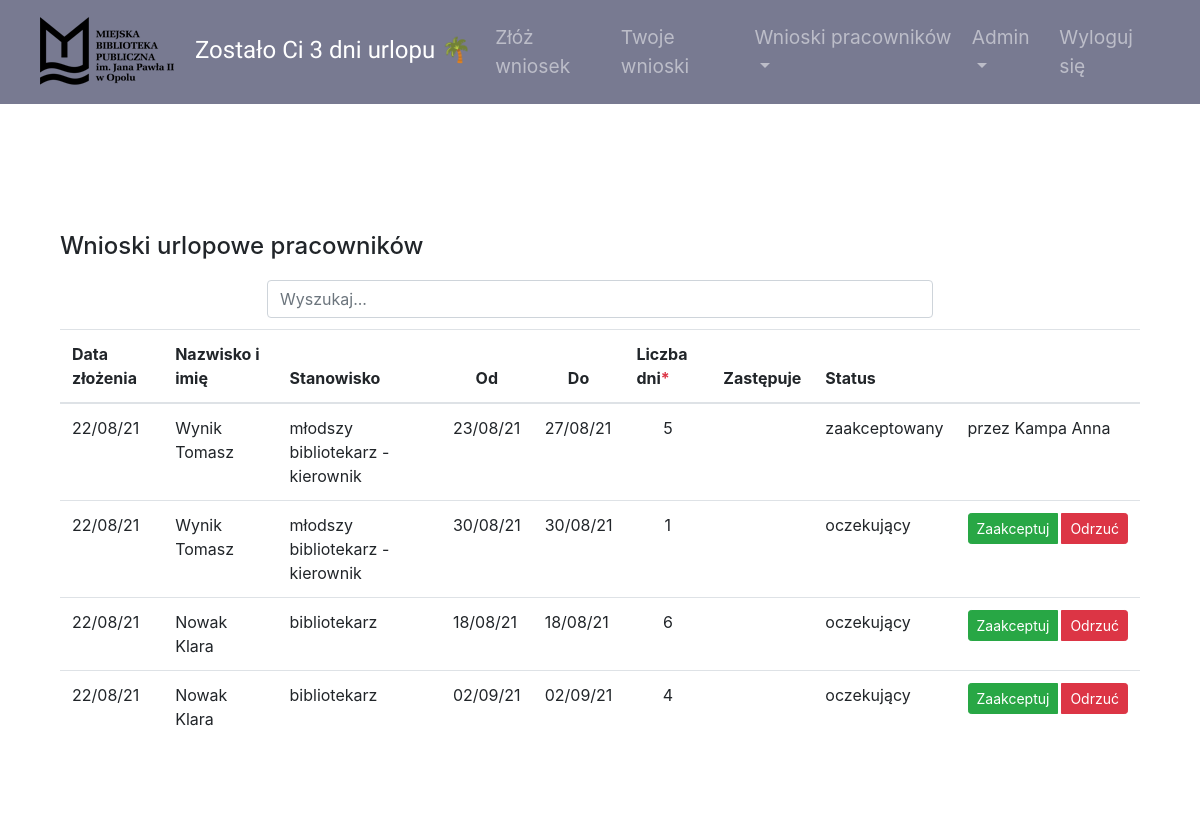
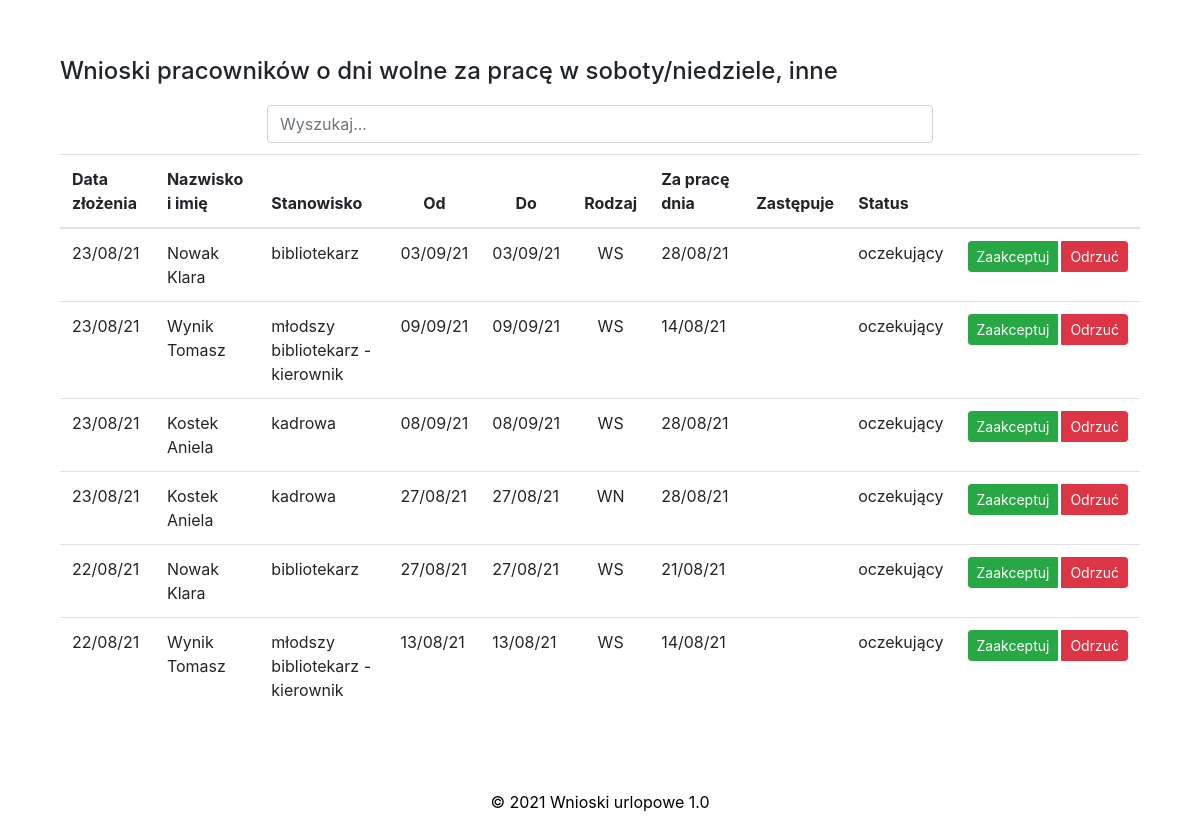
Before: /requests_all (signed in) with the older database file (2 pictures, top to bottom).
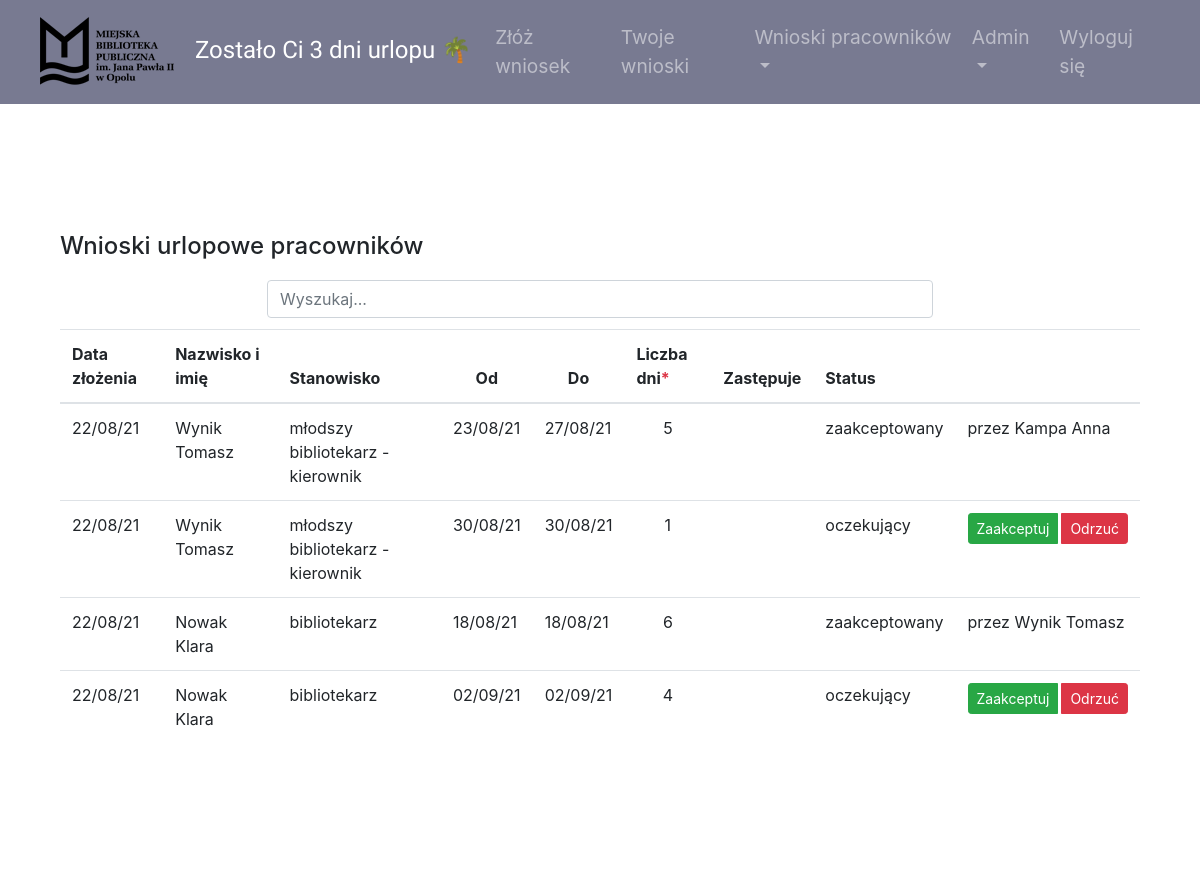
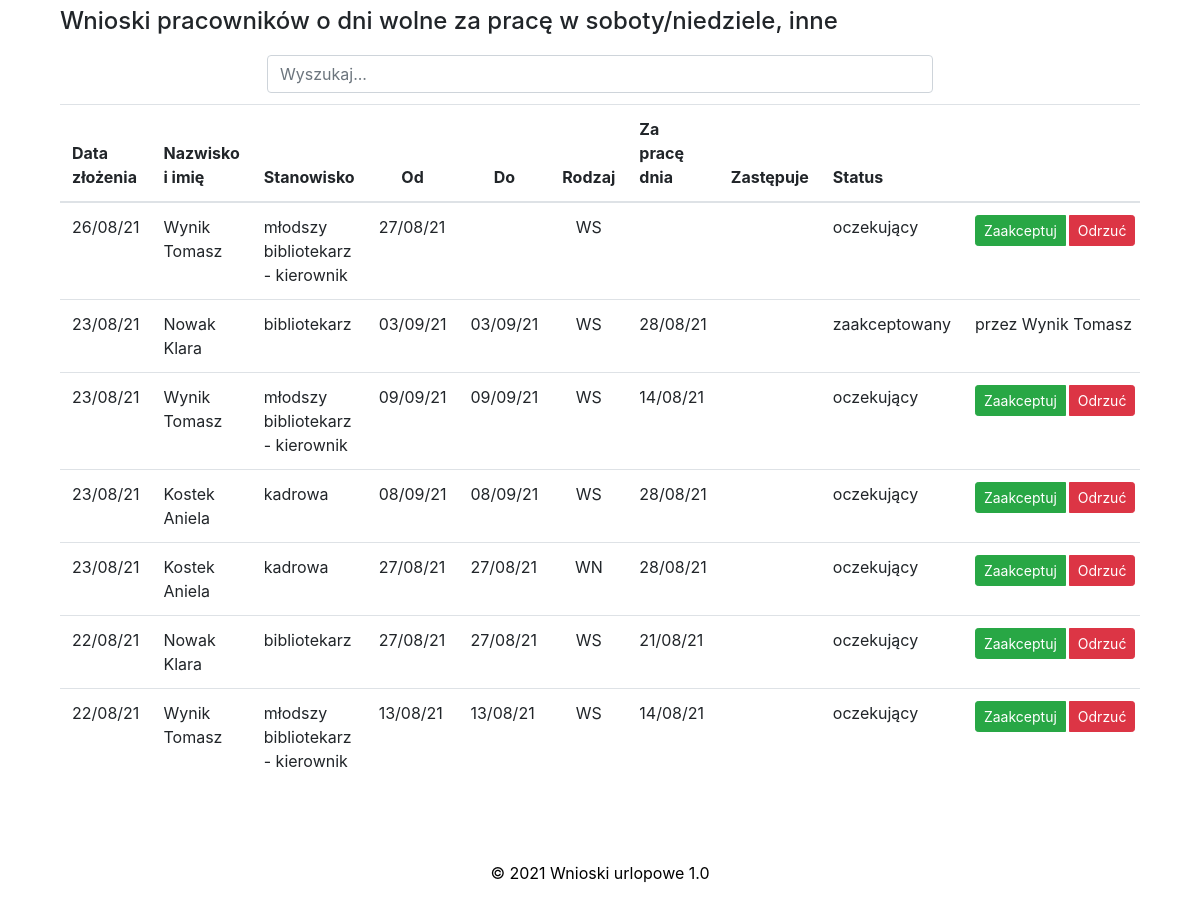
After: the same page with the newer database file (2 pictures, top to bottom).
### main.py (models this page shows, shortened)
class Employee(UserMixin, db.Model):
    __tablename__ = "employees"
    id = db.Column(db.Integer, primary_key=True)
    name = db.Column(db.String(50), unique=False, nullable=False)
    login = db.Column(db.String(10), unique=True, nullable=False)
    password = db.Column(db.String(100))
    position = db.Column(db.String(50), unique=False)
    position_info = db.Column(db.String(20))
    work_place = db.Column(db.String)
    is_manager = db.Column(db.String(3), nullable=False)
    is_topmanager = db.Column(db.String(3), nullable=False)
    work_time = db.Column(db.Float, unique=False, nullable=False)
    email = db.Column(db.String)
    days_off = db.Column(db.Integer, nullable=False)
    annual_days_off = db.Column(db.Integer)
    contract_end = db.Column(db.String)
    requests = relationship("Request", back_populates="author")
    sickleaves = relationship("SickLeave", back_populates="person")
    manager_id = db.Column(db.Integer, db.ForeignKey("employees.id"))
    manager = relationship("Employee", backref='subordinates', remote_side="Employee.id")
    today_note = db.Column(db.String(20))
    additional_info = db.Column(db.String)

class Request(db.Model):
    __tablename__ = "requests"
    id = db.Column(db.Integer, primary_key=True)
    author_id = db.Column(db.Integer, db.ForeignKey("employees.id"))
    author = relationship("Employee", back_populates="requests")
    type = db.Column(db.String(250), nullable=False)
    work_date = db.Column(db.String(250))
    send_date = db.Column(db.String(250), nullable=False)
    start_date = db.Column(db.String(250), nullable=False)
    end_date = db.Column(db.String(250))
    days = db.Column(db.Integer)
    status = db.Column(db.String(15))
    substitute = db.Column(db.String(50), nullable=True)
    send_to_person = db.Column(db.String(50))
    signed_by = db.Column(db.String(50))

### main.py (the view)
@app.route("/requests_all")
@admin_only
def requests_all():
    employees_requests_others = db.session.query(Request).filter(
        (Request.type == 'WS') | (Request.type == 'WN') | (Request.type == "DW")).order_by(
        desc(Request.send_date)).all()
    employees_requests_holiday = db.session.query(Request).filter(Request.type == "W").order_by(
        desc(Request.send_date)).all()
    return render_template("requests_all.html", employees_requests_holiday=employees_requests_holiday,
                           employees_requests_others=employees_requests_others)

### main.py (called while the page is built)
@login_manager.user_loader
def load_user(employee_id):
    return Employee.query.get(int(employee_id))

def admin_only(f):
    @wraps(f)
    def decorated_function(*args, **kwargs):
        if current_user.login not in ADMIN_LOGIN:
            return abort(403)
        return f(*args, **kwargs)
    return decorated_function

### templates/requests_all.html (shortened to what this page needs)
{% include 'header.html' %}
<section class="page-section" id="holiday">
    <br>
    <br>
    <div class="wnioski" >
<br>
        <h4 >Wnioski urlopowe pracowników</h4>
        <div class="row">
    <input class="form-control col search" id="myInput1" type="text" placeholder="Wyszukaj...">
            </div>
        <table class="table js-serial table-responsive ">
            <thead>
            <tr>
                <th scope="col">Data złożenia</th>
                <th scope="col">Nazwisko i imię</th>
                <th scope="col">Stanowisko</th>
                <th class="text-center" scope="col">Od</th>
                <th class="text-center" scope="col">Do</th>
                <th scope="col">Liczba dni<span class="text-danger">*</span></th>
                <th scope="col">Zastępuje</th>
                <th scope="col">Status</th>
                <th scope="col"></th>
            </tr>
            </thead>
            <tbody id="myTable1">
            {% for request in employees_requests_holiday %}
            <tr>
                <td>{{request.send_date}}</td>
                <td>{{request.author.name}}</td>
                <td>{{request.author.position}}</td>
                <td>{{request.start_date}}</td>
                <td>{{request.end_date}}</td>
                <td class="text-center">{{request.days}}</td>
                <td>{{request.substitute}}</td>
                <td>{{request.status}}</td>
                {% if request.status=="oczekujący" %}
                <td>
                    <div class="btn-group btn-group-sm">
                        <a href="{{url_for('accept_request', manager_id=current_user.id, request_id=request.id)}}" role="button" class="btn btn-success mr-1  ">Zaakceptuj</a>
                        <a href="{{url_for('reject_request', manager_id=current_user.id, request_id=request.id)}}" role="button" class="btn btn-danger">Odrzuć</a>
                    </div>
                </td>
                {%else%}
                 <td>przez {{request.signed_by}}</td>
                {% endif %}
            </tr>
            {% endfor %}
            </tbody>
        </table>
    </div>
    </section>
<section class="page-section" id="saturday">
    <br>
    <br>
    <div class="wnioski" >
        <h4 >Wnioski pracowników o dni wolne za pracę w soboty/niedziele, inne</h4>
        <div class="row">
<input class="form-control col search" id="myInput2" type="text" placeholder="Wyszukaj...">
        </div>
        <table class="table js-serial table-responsive">
            <thead>
            <tr>
                <th scope="col">Data złożenia</th>
                <th scope="col">Nazwisko i imię</th>
                <th scope="col">Stanowisko</th>
                <th class="text-center" scope="col">Od</th>
                <th class="text-center" scope="col">Do</th>
                <th scope="col">Rodzaj</th>
                <th scope="col">Za pracę dnia</th>
                <th scope="col">Zastępuje</th>
                <th scope="col">Status</th>
                <th scope="col"></th>
            </tr>
            </thead>
            <tbody id="myTable2">
            {% for request in employees_requests_others %}
            <tr>
                <td class="search">{{request.send_date}}</td>
                <td>{{request.author.name}}</td>
                <td>{{request.author.position}}</td>
                <td class="search">{{request.start_date}}</td>
                <td class="search">{{request.end_date}}</td>
                <td class="text-center">{{request.type}}</td>
                <td>{{request.work_date}}</td>
                <td>{{request.substitute}}</td>
                <td class="search">{{request.status}}</td>
                {% if request.status=="oczekujący" %}
                <td id="action_others">
                    <div class="btn-group btn-group-sm">
                         <a href="{{url_for('accept_request', manager_id=current_user.id, request_id=request.id)}}" role="button" class="btn btn-success mr-1  ">Zaakceptuj</a>
                        <a href="{{url_for('reject_request', manager_id=current_user.id, request_id=request.id)}}" role="button" class="btn btn-danger">Odrzuć</a>
                    </div>
                </td>
                {% else %}
                <td>przez {{request.signed_by}}</td>
                {% endif %}
            </tr>
            {% endfor %}
            </tbody>
        </table>
    </div>
    </section>
{% include 'footer.html' %}

### templates/header.html (shortened to what this page needs)
<!DOCTYPE html>
<html lang="en">
<head>
</head>
<body>
<!DOCTYPE html>
<html lang="en">
<head>
    <link rel="stylesheet" href="https://maxcdn.bootstrapcdn.com/bootstrap/4.0.0/css/bootstrap.min.css"
>
    <link rel="stylesheet"
          href="https://cdnjs.cloudflare.com/ajax/libs/bootstrap-datepicker/1.9.0/css/bootstrap-datepicker.min.css"/>
    <link href="{{ url_for('static', filename='styles2.css') }}" rel="stylesheet">
</head>
<body>
<section id="body">
    <div class="container-fluid">
    <nav class="navbar fixed-top navbar-expand-lg navbar-dark">
        <a href="{{url_for('main')}}" class="navbar-brand ml-1" id="nav_urlop"><img src="/static/mbp_logo.png" class="d-inline-block align-center"  style="padding-right: 15px;">{%if current_user.is_authenticated%} Zostało Ci {{current_user.days_off}} {% if current_user.work_time<1 %}godz. {%else%} dni  {%endif%}urlopu 🌴 {%endif%}
            </a>
        <div class="collapse navbar-collapse" id="navbarSupportedContent">
        <ul class="navbar-nav ml-auto">
            {% if current_user.position != "dyrektor"%}
                 <li class="nav-item">
                <a class="nav-link " href="{{url_for('main')}}">Złóż wniosek</a>
            </li>
            <li class="nav-item">
                <a class="nav-link " href="{{url_for('my_requests')}}">Twoje wnioski</a>
            </li>
            {% endif %}
            {% if current_user.is_manager == "TAK" %}
              <li class="nav-item dropdown">
      <a class="nav-link dropdown-toggle" href="{{url_for('employees_requests')}}" id="navbardrop" data-toggle="dropdown">
        Wnioski pracowników
      </a>
    </li>
{% endif %}
            {% if current_user.login in ["wynik", "kostek"] %}
                     <li class="nav-item dropdown">
      <a class="nav-link dropdown-toggle" href="{{url_for('admin_site')}}" id="navbardrop2" data-toggle="dropdown">
        Admin
      </a>
    </li>
           {% endif %}
            <li class="nav-item">
                <a class="nav-link " href="{{url_for('logout')}}">Wyloguj się</a>
            </li>
        </ul>
        </div>
    </nav>
        </div>
</section>

### templates/footer.html (shortened to what this page needs)
<footer class="page-footer font-small blue">
  <div class="footer-copyright text-center py-3">© 2021 Wnioski urlopowe 1.0 </div>
</footer>
</body>
</html>

### static/styles2.css (style rules this page uses)
body { padding-top: 80px; }
#body { background-color: #787A91; }
.page-section { padding: 5rem 0 0 0; }
.page-footer { background-color: white; color: black; margin-top: 5%; }
.navbar { background-color: #787A91; padding: 1% 3%; }
.navbar-brand { font-size: 1.5rem; }
#nav_urlop { font-family: 'Signika Negative', sans-serif; }
.nav-link { font-size: 1.2rem; }
.search { margin: 1% 20% 1% 20%; }
.wnioski { margin: 0% 5%; }

Changed rows visible on the page:
changed Request (number 3 of 11 on the later page): status "oczekujący" → "zaakceptowany"; signed_by (not shown) → "Wynik Tomasz"; status "Zaakceptuj Odrzuć" → "przez"
added Request: send_date "26/08/21", author.name "Wynik Tomasz", author.position "młodszy bibliotekarz - kierownik", start_date "27/08/21", type "WS", status "oczekujący", shown under "Wnioski pracowników o dni wolne za pracę w soboty/niedziele, inne"
changed Request (number 6 of 11 on the later page): status "oczekujący" → "zaakceptowany"; signed_by (not shown) → "Wynik Tomasz"; status "Zaakceptuj Odrzuć" → "przez"
